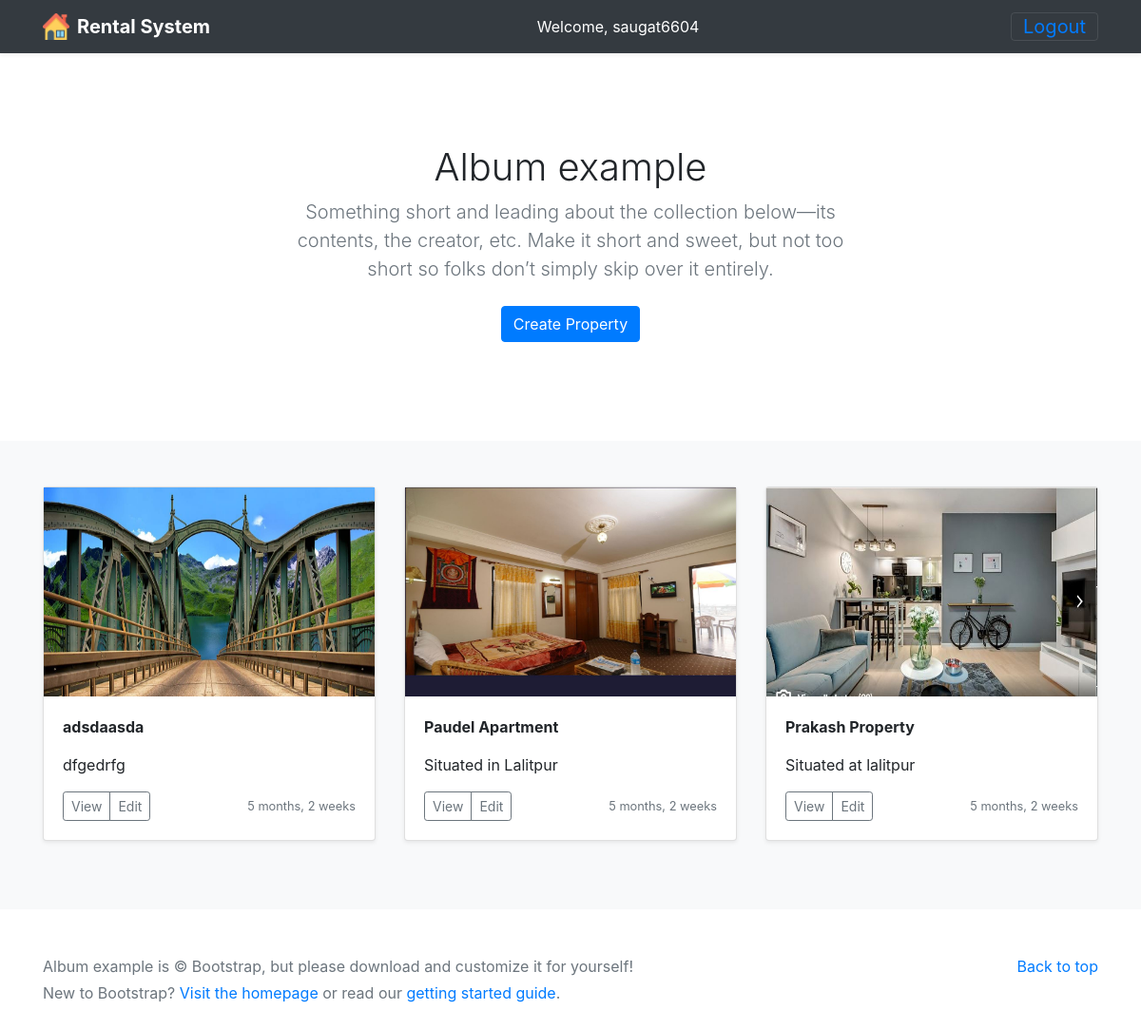
The app's page / (signed in) with its own data.
### pages/models.py (models this page shows, shortened)
class Property(models.Model):
    Property_type = [
        ('A',"Apartment"),
        ('H',"House")
    ]
    title = models.CharField(max_length=200, verbose_name="Property Name")
    description = models.TextField(blank=True)
    location = models.CharField(max_length=150, blank=True)
    price = models.FloatField(default=0.0)
    area = models.FloatField(default=0.0, help_text="Enter area in sq. ft")
    picture = models.ImageField(upload_to='property',verbose_name='Image',null=True, blank=True)
    date_created = models.DateTimeField(auto_now_add=True)
    date_updated = models.DateTimeField(auto_now = True)
    proptery_type = models.CharField(max_length=1, choices = Property_type)
    reg_agent = models.ForeignKey(User, on_delete=models.CASCADE, null=True, blank=True)

### pages/views.py (the view)
# urls.py: path('',views.home.as_view(), name = 'home'),
class home(ListView):
    model = Property
    template_name = "index.html"

### pages/templates/index.html (shortened to what this page needs)
{% extends 'base.html' %}
{% block content %}
<section class="jumbotron text-center">
  <div class="container">
    <h1>Album example</h1>
    <p class="lead text-muted">Something short and leading about the collection below—its contents, the creator, etc. Make it short and sweet, but not too short so folks don’t simply skip over it entirely.</p>
    <p>
      <a href="{% url 'property_create' %}" class="btn btn-primary my-2">Create Property</a>
    </p>
  </div>
</section>
 <div class="album py-5 bg-light">
    <div class="container">
      <div class="row">
        {% for property in object_list %}
        <div class="col-md-4">
          <div class="card mb-4 shadow-sm">
            {% if property.picture %}
              <img  src="{{ property.picture.url }}" alt="" width="100%" height="220" >
           {% endif %}
            <div class="card-body">
              <p><b>{{ property.title }}</b></p>
              <p class="card-text">{{ property.description }}</p>
              <div class="d-flex justify-content-between align-items-center">
                <div class="btn-group">
                  <button type="button" class="btn btn-sm btn-outline-secondary">View</button>
                  <button type="button" class="btn btn-sm btn-outline-secondary">Edit</button>
                </div>
                <small class="text-muted">{{property.date_created|timesince}}</small>
              </div>
            </div>
          </div>
        </div>
        {% endfor %}
      </div>
    </div>
  </div>
{% endblock content %}

### pages/templates/components/header.html
{% load static %}
<header>
    <div class="navbar navbar-dark bg-dark shadow-sm">
      <div class="container d-flex justify-content-between">
        <a href="#" class="navbar-brand d-flex align-items-center">
          <img src="{% static 'img/house.png' %}" height="28" width="28" style="margin-right:0.4em">
          <strong>Rental System</strong>
        </a>
        <span class="text-white">
          Welcome,
          {% if user.username %}
            {{ user }}
          {% else %}
            Guest
          {% endif %}
        </span>
        <button class="navbar-toggler" type="button" data-toggle="collapse" data-target="#navbarHeader" aria-controls="navbarHeader" aria-expanded="false" aria-label="Toggle navigation">
          <a href={% url 'logout' %}>Logout </a>
        </button>
      </div>
    </div>
  </header>

### pages/static/css/album.css (style rules this page uses)
.jumbotron { padding-top: 3rem; padding-bottom: 3rem; margin-bottom: 0; background-color: #fff; }
@media (min-width: 768px) { .jumbotron { padding-top: 6rem; padding-bottom: 6rem; } }
.jumbotron p:last-child { margin-bottom: 0; }
.jumbotron h1 { font-weight: 300; }
.jumbotron .container { max-width: 40rem; }

### records on screen
Property: picture (picture), title "adsdaasda", description "dfgedrfg", date_created "5 months, 2 weeks"
Property: picture (picture), title "Paudel Apartment", description "Situated in Lalitpur", date_created "5 months, 2 weeks"
Property: picture (picture), title "Prakash Property", description "Situated at lalitpur", date_created "5 months, 2 weeks"

### other values on screen
{{ user }} "saugat6604"
